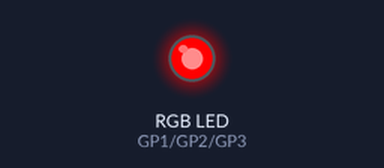
A program run on a simulated Raspberry Pi Pico running MicroPython. Parts: an RGB LED mixed from three pins (HIGH = lit).

Above: at 0.1 s.
Timing chart, 0 to 40.0 s (numbered marks = the images above):
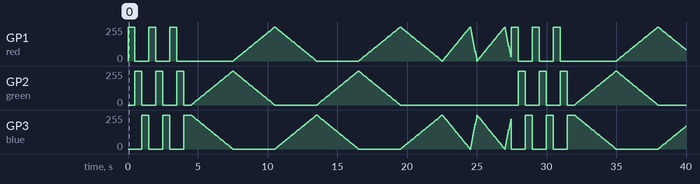

Measured:
- by itself, GP1 (red): 0/255 → 255/255 at 0.00 s, → 0/255 0.50 s later, → 255/255 1.0 s later, → 0/255 0.50 s later, … (560 changes in this stretch)
- by itself, GP2 (green): 0/255 → 255/255 at 0.50 s, → 0/255 0.50 s later, → 255/255 1.0 s later, → 0/255 0.50 s later, … (462 changes in this stretch)
- by itself, GP3 (blue): 0/255 → 255/255 at 1.0 s, → 0/255 0.50 s later, → 255/255 1.0 s later, → 0/255 0.50 s later, … (559 changes in this stretch)

The program:

pico_rgbLED.py
```python
from picozero import RGBLED
from time import sleep

rgb = RGBLED(red = 1, green = 2, blue = 3)

while True:
#     rgb.color = (255, 0, 0)
#     sleep(0.5)
#     rgb.color = (0, 255, 0)
#     sleep(0.5)
#     rgb.color = (0, 0, 255)
#     sleep(0.5)

    # blink purple 2 seconds, off 0.5 seconds
    rgb.blink((0.5, 0.5, 0.5), colors=((255, 0, 0), (0, 255, 0), (0, 0, 255)), wait=True, n=3)
    #print("Finished blinking") # Runs after 3 repeats

    # Colour cycle slower in the opposite direction
    rgb.cycle(fade_times=3, colors=((0, 0, 255), (0, 255, 0), (255, 0, 0)), wait=True, n=2)

    # 2 second to fade from purple to off, 0.5 seconds to change from off to purple
    rgb.pulse(fade_times=(2, 0.5), colors=((0, 0, 255), (255, 0, 0)), wait=True, n=2)
    #print("Finished pulsing") # Runs after 3 pulses

    rgb.off()
```
